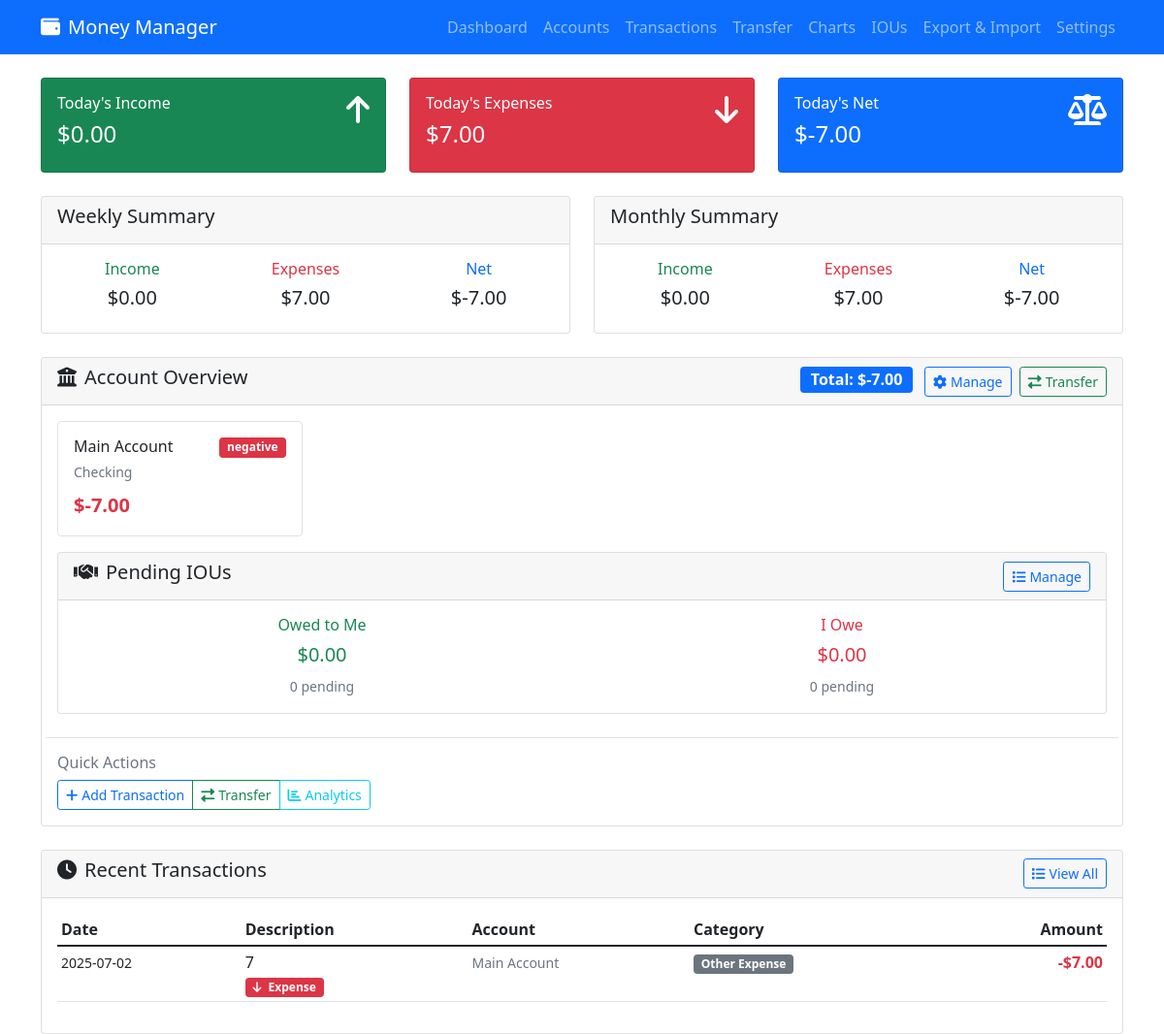
The page / on the database its author committed.
### tables this page shows
CREATE TABLE accounts (
                        id INTEGER PRIMARY KEY AUTOINCREMENT,
                        name TEXT NOT NULL UNIQUE,
                        type TEXT NOT NULL CHECK(type IN ('checking', 'savings', 'credit_card', 'investment', 'cash', 'other')),
                        description TEXT,
                        initial_balance DECIMAL(10, 2) DEFAULT 0.00,
                        current_balance DECIMAL(10, 2) DEFAULT 0.00,
                        is_active BOOLEAN DEFAULT 1,
                        created_date DATE DEFAULT CURRENT_DATE,
                        last_updated TIMESTAMP DEFAULT CURRENT_TIMESTAMP
                    );

CREATE TABLE transactions (
            id INTEGER PRIMARY KEY AUTOINCREMENT,
            amount REAL NOT NULL,
            category TEXT NOT NULL,
            type TEXT NOT NULL CHECK(type IN ('income', 'expense')),
            description TEXT,
            date DATE NOT NULL,
            created_at TIMESTAMP DEFAULT CURRENT_TIMESTAMP
        , account_id INTEGER REFERENCES accounts(id));

### app.py (the view)
@app.route('/')
def index():
    today_summary = database.get_summary(1)
    week_summary = database.get_summary(7)
    month_summary = database.get_summary(30)
    recent_transactions = database.get_transactions(days=7, limit=10)
    accounts_summary = database.get_account_summary()
    total_balance = 0.0
    try:
        for acc in accounts_summary:
            balance = float(acc.get('current_balance', 0.0))
            total_balance += balance
            app.logger.debug(f"Account {acc.get('name', 'Unknown')}: ${balance:.2f}")
        app.logger.info(f"Total portfolio balance calculated: ${total_balance:.2f}")
    except Exception as e:
        app.logger.error(f"Error calculating total balance: {e}")
        total_balance = 0.0
    try:
        pending_ious = database.get_ious('pending')
        total_owed_to_me = sum(iou['remaining_balance'] for iou in pending_ious if iou['creditor_name'].lower() == 'me')
        total_i_owe = sum(iou['remaining_balance'] for iou in pending_ious if iou['debtor_name'].lower() == 'me')
        pending_ious_summary: dict[str, float | int] = {
            'owed_to_me': total_owed_to_me,
            'i_owe': total_i_owe,
            'count_owed_to_me': len([iou for iou in pending_ious if iou['creditor_name'].lower() == 'me']),
            'count_i_owe': len([iou for iou in pending_ious if iou['debtor_name'].lower() == 'me'])
        }
    except Exception as e:
        app.logger.error(f"Error loading IOU summary: {e}")
        pending_ious_summary = {
            'owed_to_me': 0.0,
            'i_owe': 0.0,
            'count_owed_to_me': 0,
            'count_i_owe': 0
        }
    return render_template('index.html',
                        today=today_summary,
                        week=week_summary,
                        month=month_summary,
                        recent_transactions=recent_transactions,
                        accounts_summary=accounts_summary,
                        total_balance=total_balance,
                        pending_ious_summary=pending_ious_summary)

### templates/index.html (shortened to what this page needs)
{% extends "base.html" %}
{% block content %}
<div class="row mb-4">
    <div class="col-md-4">
        <div class="card bg-success text-white">
            <div class="card-body">
                <div class="d-flex justify-content-between">
                    <div>
                        <h6 class="card-title">Today's Income</h6>
                        <h4>${{ "%.2f"|format(today.income) }}</h4>
                    </div>
                    <i class="fas fa-arrow-up fa-2x"></i>
                </div>
            </div>
        </div>
    </div>
    <div class="col-md-4">
        <div class="card bg-danger text-white">
            <div class="card-body">
                <div class="d-flex justify-content-between">
                    <div>
                        <h6 class="card-title">Today's Expenses</h6>
                        <h4>${{ "%.2f"|format(today.expense) }}</h4>
                    </div>
                    <i class="fas fa-arrow-down fa-2x"></i>
                </div>
            </div>
        </div>
    </div>
    <div class="col-md-4">
        <div class="card bg-primary text-white">
            <div class="card-body">
                <div class="d-flex justify-content-between">
                    <div>
                        <h6 class="card-title">Today's Net</h6>
                        <h4>${{ "%.2f"|format(today.net) }}</h4>
                    </div>
                    <i class="fas fa-balance-scale fa-2x"></i>
                </div>
            </div>
        </div>
    </div>
</div>
<div class="row mb-4">
    <div class="col-md-6">
        <div class="card">
            <div class="card-header">
                <h5>Weekly Summary</h5>
            </div>
            <div class="card-body">
                <div class="row text-center">
                    <div class="col-4">
                        <h6 class="text-success">Income</h6>
                        <h5>${{ "%.2f"|format(week.income) }}</h5>
                    </div>
                    <div class="col-4">
                        <h6 class="text-danger">Expenses</h6>
                        <h5>${{ "%.2f"|format(week.expense) }}</h5>
                    </div>
                    <div class="col-4">
                        <h6 class="text-primary">Net</h6>
                        <h5>${{ "%.2f"|format(week.net) }}</h5>
                    </div>
                </div>
            </div>
        </div>
    </div>
    <div class="col-md-6">
        <div class="card">
            <div class="card-header">
                <h5>Monthly Summary</h5>
            </div>
            <div class="card-body">
                <div class="row text-center">
                    <div class="col-4">
                        <h6 class="text-success">Income</h6>
                        <h5>${{ "%.2f"|format(month.income) }}</h5>
                    </div>
                    <div class="col-4">
                        <h6 class="text-danger">Expenses</h6>
                        <h5>${{ "%.2f"|format(month.expense) }}</h5>
                    </div>
                    <div class="col-4">
                        <h6 class="text-primary">Net</h6>
                        <h5>${{ "%.2f"|format(month.net) }}</h5>
                    </div>
                </div>
            </div>
        </div>
    </div>
</div>
<div class="row mb-4">
    <div class="col-12">
        <div class="card">
            <div class="card-header d-flex justify-content-between align-items-center">
                <h5><i class="fas fa-university me-2"></i>Account Overview</h5>
                <div>
                    <span class="badge bg-primary fs-6">Total: ${{ "%.2f"|format(total_balance or 0) }}</span>
                    <a href="{{ url_for('accounts') }}" class="btn btn-sm btn-outline-primary ms-2">
                        <i class="fas fa-cog me-1"></i>Manage
                    </a>
                    <a href="{{ url_for('transfer') }}" class="btn btn-sm btn-outline-success ms-1">
                        <i class="fas fa-exchange-alt me-1"></i>Transfer
                    </a>
                </div>
            </div>
            <div class="card-body">
                {% if accounts_summary %}
                <div class="row">
                    {% for account in accounts_summary[:4] %}
                    <div class="col-md-3 col-sm-6 mb-3">
                        <div class="border rounded p-3 h-100">
                            <div class="d-flex justify-content-between align-items-start mb-2">
                                <div>
                                    <h6 class="mb-1">{{ account.name }}</h6>
                                    <small class="text-muted">{{ account.type.replace('_', ' ').title() }}</small>
                                </div>
                                <span class="badge bg-{{ 'success' if account.current_balance >= 0 else 'danger' }} badge-sm">
                                    {{ 'positive' if account.current_balance >= 0 else 'negative' }}
                                </span>
                            </div>
                            <div>
                                <strong class="text-{{ 'success' if account.current_balance >= 0 else 'danger' }} fs-5">
                                    ${{ "%.2f"|format(account.current_balance) }}
                                </strong>
                            </div>
                        </div>
                    </div>
                    {% endfor %}
                </div>
                <div class="row mb-4">
                    <div class="col-12">
                        <div class="card">
                            <div class="card-header d-flex justify-content-between align-items-center">
                                <h5><i class="fas fa-handshake me-2"></i>Pending IOUs</h5>
                                <a href="{{ url_for('ious') }}" class="btn btn-sm btn-outline-primary">
                                    <i class="fas fa-list me-1"></i>Manage
                                </a>
                            </div>
                            <div class="card-body">
                                {% if pending_ious_summary %}
                                <div class="row text-center">
                                    <div class="col-md-6">
                                        <h6 class="text-success">Owed to Me</h6>
                                        <h5 class="text-success">${{ "%.2f"|format(pending_ious_summary.owed_to_me) }}</h5>
                                        <small class="text-muted">{{ pending_ious_summary.count_owed_to_me }} pending</small>
                                    </div>
                                    <div class="col-md-6">
                                        <h6 class="text-danger">I Owe</h6>
                                        <h5 class="text-danger">${{ "%.2f"|format(pending_ious_summary.i_owe) }}</h5>
                                        <small class="text-muted">{{ pending_ious_summary.count_i_owe }} pending</small>
                                    </div>
                                </div>
                                {% else %}
                                <div class="text-center py-2">
                                    <small class="text-muted">No pending IOUs</small>
                                </div>
                                {% endif %}
                            </div>
                        </div>
                    </div>
                </div>
                <div class="row mt-3 pt-3 border-top">
                    <div class="col-12">
                        <h6 class="text-muted mb-2">Quick Actions</h6>
                        <div class="btn-group" role="group">
                            <button class="btn btn-sm btn-outline-primary" data-bs-toggle="modal" data-bs-target="#quickAddTransactionModal">
                                <i class="fas fa-plus me-1"></i>Add Transaction
                            </button>
                            <a href="{{ url_for('transfer') }}" class="btn btn-sm btn-outline-success">
                                <i class="fas fa-exchange-alt me-1"></i>Transfer
                            </a>
                            <a href="{{ url_for('charts') }}" class="btn btn-sm btn-outline-info">
                                <i class="fas fa-chart-bar me-1"></i>Analytics
                            </a>
                        </div>
                    </div>
                </div>
                {% endif %}
            </div>
        </div>
    </div>
</div>
<div class="row">
    <div class="col-12">
        <div class="card">
            <div class="card-header d-flex justify-content-between align-items-center">
                <h5><i class="fas fa-clock me-2"></i>Recent Transactions</h5>
                <a href="{{ url_for('transactions') }}" class="btn btn-sm btn-outline-primary">
                    <i class="fas fa-list me-1"></i>View All
                </a>
            </div>
            <div class="card-body">
                {% if recent_transactions %}
                    <div class="table-responsive">
                        <table class="table table-sm table-hover">
                            <thead>
                                <tr>
                                    <th>Date</th>
                                    <th>Description</th>
                                    <th>Account</th>
                                    <th>Category</th>
                                    <th class="text-end">Amount</th>
                                </tr>
                            </thead>
                            <tbody>
                                {% for transaction in recent_transactions[:8] %}
                                <tr>
                                    <td>
                                        <small>{{ transaction.date }}</small>
                                    </td>
                                    <td>
                                        <div>{{ transaction.description or '-' }}</div>
                                        <span class="badge bg-{{ 'success' if transaction.type == 'income' else 'danger' }} badge-sm">
                                            <i class="fas fa-{{ 'arrow-up' if transaction.type == 'income' else 'arrow-down' }} me-1"></i>
                                            {{ transaction.type.title() }}
                                        </span>
                                    </td>
                                    <td>
                                        <small class="text-muted">{{ transaction.account_name or 'Unknown' }}</small>
                                    </td>
                                    <td>
                                        <span class="badge bg-secondary">{{ transaction.category }}</span>
                                    </td>
                                    <td class="text-end">
                                        <strong class="text-{{ 'success' if transaction.type == 'income' else 'danger' }}">
                                            {{ '+' if transaction.type == 'income' else '-' }}${{ "%.2f"|format(transaction.amount) }}
                                        </strong>
                                    </td>
                                </tr>
                                {% endfor %}
                            </tbody>
                        </table>
                    </div>
                {% endif %}
            </div>
        </div>
    </div>
</div>
{% endblock %}

### templates/base.html (shortened to what this page needs)
<!DOCTYPE html>
<html lang="en">
<head>
    <link href="{{ url_for('static', filename='css/bootstrap.min.css') }}" rel="stylesheet">
    <link href="{{ url_for('static', filename='css/fontawesome.min.css') }}" rel="stylesheet">
</head>
<body>
    <nav class="navbar navbar-expand-lg navbar-dark bg-primary">
        <div class="container">
            <a class="navbar-brand" href="{{ url_for('index') }}">
                <i class="fas fa-wallet me-2"></i>Money Manager
            </a>
            <div class="navbar-nav ms-auto">
                <a class="nav-link" href="{{ url_for('index') }}">Dashboard</a>
                <a class="nav-link" href="{{ url_for('accounts') }}">Accounts</a>
                <a class="nav-link" href="{{ url_for('transactions') }}">Transactions</a>
                <a class="nav-link" href="{{ url_for('transfer') }}">Transfer</a>
                <a class="nav-link" href="{{ url_for('charts') }}">Charts</a>
                <a class="nav-link" href="{{ url_for('ious') }}">IOUs</a>
                <a class="nav-link" href="{{ url_for('export_page') }}">Export & Import</a>
                <a class="nav-link" href="{{ url_for('settings') }}">Settings</a>
            </div>
        </div>
    </nav>
    <div class="container mt-4">
        {% block content %}{% endblock %}
    </div>
</body>
</html>

### rows shown on the page
accounts: name "Main Account", type.replace "Checking", current_balance "negative", current_balance "-7.00"
transactions: type "-", amount "7.00"

### other values the page prints
{{ "%.2f"|format(today.income) }} "0.00"
{{ "%.2f"|format(today.expense) }} "7.00"
{{ "%.2f"|format(today.net) }} "-7.00"
{{ "%.2f"|format(week.income) }} "0.00"
{{ "%.2f"|format(week.expense) }} "7.00"
{{ "%.2f"|format(week.net) }} "-7.00"
{{ "%.2f"|format(month.income) }} "0.00"
{{ "%.2f"|format(month.expense) }} "7.00"
{{ "%.2f"|format(month.net) }} "-7.00"
{{ "%.2f"|format(total_balance or 0) }} "-7.00"
{{ "%.2f"|format(pending_ious_summary.owed_to_me) }} "0.00"
{{ pending_ious_summary.count_owed_to_me }} "0"
{{ "%.2f"|format(pending_ious_summary.i_owe) }} "0.00"
{{ pending_ious_summary.count_i_owe }} "0"
